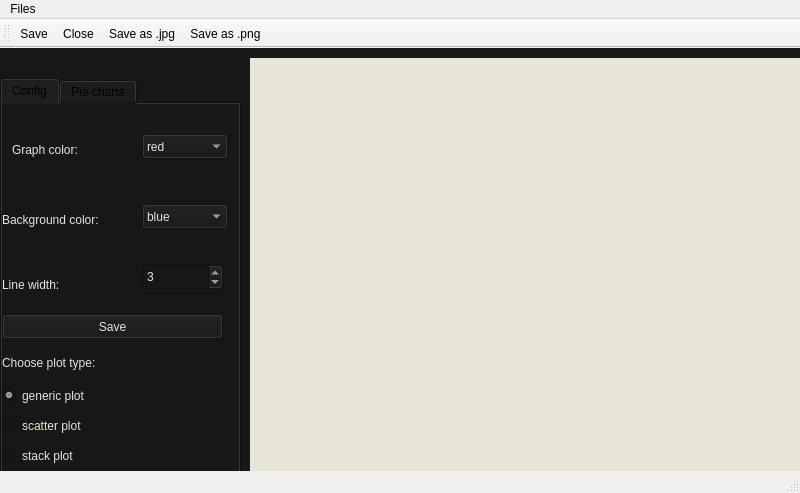
<?xml version="1.0" encoding="UTF-8"?>
<ui version="4.0">
 <class>GraphWindow</class>
 <widget class="QMainWindow" name="GraphWindow">
  <property name="geometry">
   <rect>
    <x>0</x>
    <y>0</y>
    <width>800</width>
    <height>493</height>
   </rect>
  </property>
  <property name="sizePolicy">
   <sizepolicy hsizetype="Fixed" vsizetype="Fixed">
    <horstretch>0</horstretch>
    <verstretch>0</verstretch>
   </sizepolicy>
  </property>
  <property name="maximumSize">
   <size>
    <width>1414</width>
    <height>752</height>
   </size>
  </property>
  <property name="windowTitle">
   <string>Massif Visualizer</string>
  </property>
  <property name="windowIcon">
   <iconset resource="Resources.qrc">
    <normaloff>:/new/rec/Resources/icon.webp</normaloff>:/new/rec/Resources/icon.webp</iconset>
  </property>
  <property name="styleSheet">
   <string notr="true"/>
  </property>
  <widget class="QWidget" name="centralwidget">
   <property name="styleSheet">
    <string notr="true">
background-color:  #171717;</string>
   </property>
   <widget class="QGraphicsView" name="graphicsView">
    <property name="geometry">
     <rect>
      <x>250</x>
      <y>10</y>
      <width>750</width>
      <height>600</height>
     </rect>
    </property>
    <property name="sizePolicy">
     <sizepolicy hsizetype="Fixed" vsizetype="Fixed">
      <horstretch>0</horstretch>
      <verstretch>0</verstretch>
     </sizepolicy>
    </property>
    <property name="minimumSize">
     <size>
      <width>750</width>
      <height>600</height>
     </size>
    </property>
    <property name="maximumSize">
     <size>
      <width>750</width>
      <height>600</height>
     </size>
    </property>
    <property name="styleSheet">
     <string notr="true">background-color: #E8E4D6;</string>
    </property>
    <property name="frameShape">
     <enum>QFrame::NoFrame</enum>
    </property>
    <property name="lineWidth">
     <number>0</number>
    </property>
    <property name="verticalScrollBarPolicy">
     <enum>Qt::ScrollBarAlwaysOff</enum>
    </property>
    <property name="horizontalScrollBarPolicy">
     <enum>Qt::ScrollBarAlwaysOff</enum>
    </property>
    <property name="interactive">
     <bool>true</bool>
    </property>
   </widget>
   <widget class="QTabWidget" name="tabLeft">
    <property name="geometry">
     <rect>
      <x>0</x>
      <y>30</y>
      <width>241</width>
      <height>451</height>
     </rect>
    </property>
    <property name="currentIndex">
     <number>0</number>
    </property>
    <widget class="QWidget" name="configTab">
     <property name="styleSheet">
      <string notr="true">color: rgb(232, 228, 214);</string>
     </property>
     <attribute name="title">
      <string>Config</string>
     </attribute>
     <widget class="QLabel" name="lblGraphColor">
      <property name="geometry">
       <rect>
        <x>10</x>
        <y>20</y>
        <width>121</width>
        <height>51</height>
       </rect>
      </property>
      <property name="text">
       <string>Graph color: </string>
      </property>
     </widget>
     <widget class="QLabel" name="lblBackground">
      <property name="geometry">
       <rect>
        <x>0</x>
        <y>90</y>
        <width>131</width>
        <height>51</height>
       </rect>
      </property>
      <property name="text">
       <string>Background color:</string>
      </property>
     </widget>
     <widget class="QComboBox" name="comboGraph">
      <property name="geometry">
       <rect>
        <x>140</x>
        <y>30</y>
        <width>86</width>
        <height>25</height>
       </rect>
      </property>
      <item>
       <property name="text">
        <string>red</string>
       </property>
      </item>
      <item>
       <property name="text">
        <string>blue</string>
       </property>
      </item>
      <item>
       <property name="text">
        <string>green</string>
       </property>
      </item>
      <item>
       <property name="text">
        <string>yellow</string>
       </property>
      </item>
      <item>
       <property name="text">
        <string>orange</string>
       </property>
      </item>
      <item>
       <property name="text">
        <string>purple</string>
       </property>
      </item>
      <item>
       <property name="text">
        <string>brown</string>
       </property>
      </item>
      <item>
       <property name="text">
        <string>cyan</string>
       </property>
      </item>
      <item>
       <property name="text">
        <string>pink</string>
       </property>
      </item>
      <item>
       <property name="text">
        <string>black</string>
       </property>
      </item>
     </widget>
     <widget class="QComboBox" name="comboBackground">
      <property name="geometry">
       <rect>
        <x>140</x>
        <y>100</y>
        <width>86</width>
        <height>25</height>
       </rect>
      </property>
      <item>
       <property name="text">
        <string>blue</string>
       </property>
      </item>
      <item>
       <property name="text">
        <string>black</string>
       </property>
      </item>
      <item>
       <property name="text">
        <string>red</string>
       </property>
      </item>
      <item>
       <property name="text">
        <string>green</string>
       </property>
      </item>
      <item>
       <property name="text">
        <string>yellow</string>
       </property>
      </item>
      <item>
       <property name="text">
        <string>orange</string>
       </property>
      </item>
      <item>
       <property name="text">
        <string>purple</string>
       </property>
      </item>
      <item>
       <property name="text">
        <string>brown</string>
       </property>
      </item>
      <item>
       <property name="text">
        <string>cyan</string>
       </property>
      </item>
      <item>
       <property name="text">
        <string>pink</string>
       </property>
      </item>
     </widget>
     <widget class="QLabel" name="lblWidth">
      <property name="geometry">
       <rect>
        <x>0</x>
        <y>160</y>
        <width>131</width>
        <height>41</height>
       </rect>
      </property>
      <property name="text">
       <string>Line width:</string>
      </property>
     </widget>
     <widget class="QSpinBox" name="spinWidth">
      <property name="geometry">
       <rect>
        <x>140</x>
        <y>160</y>
        <width>81</width>
        <height>26</height>
       </rect>
      </property>
      <property name="value">
       <number>3</number>
      </property>
     </widget>
     <widget class="QPushButton" name="pbSave">
      <property name="geometry">
       <rect>
        <x>0</x>
        <y>210</y>
        <width>221</width>
        <height>25</height>
       </rect>
      </property>
      <property name="text">
       <string>Save</string>
      </property>
     </widget>
     <widget class="QLabel" name="lblPlot">
      <property name="geometry">
       <rect>
        <x>0</x>
        <y>250</y>
        <width>221</width>
        <height>17</height>
       </rect>
      </property>
      <property name="text">
       <string>Choose plot type:</string>
      </property>
     </widget>
     <widget class="QRadioButton" name="rbGeneric">
      <property name="geometry">
       <rect>
        <x>0</x>
        <y>280</y>
        <width>112</width>
        <height>23</height>
       </rect>
      </property>
      <property name="text">
       <string>generic plot</string>
      </property>
      <property name="checked">
       <bool>true</bool>
      </property>
     </widget>
     <widget class="QRadioButton" name="rbScatter">
      <property name="geometry">
       <rect>
        <x>0</x>
        <y>310</y>
        <width>112</width>
        <height>23</height>
       </rect>
      </property>
      <property name="text">
       <string>scatter plot</string>
      </property>
     </widget>
     <widget class="QRadioButton" name="rbStack">
      <property name="geometry">
       <rect>
        <x>0</x>
        <y>340</y>
        <width>112</width>
        <height>23</height>
       </rect>
      </property>
      <property name="text">
       <string>stack plot</string>
      </property>
     </widget>
    </widget>
    <widget class="QWidget" name="drawTab">
     <attribute name="title">
      <string>Pie charts</string>
     </attribute>
     <widget class="QListWidget" name="lwPie">
      <property name="geometry">
       <rect>
        <x>0</x>
        <y>0</y>
        <width>231</width>
        <height>411</height>
       </rect>
      </property>
      <property name="styleSheet">
       <string notr="true">background color: white</string>
      </property>
     </widget>
    </widget>
   </widget>
  </widget>
  <widget class="QMenuBar" name="menubar">
   <property name="geometry">
    <rect>
     <x>0</x>
     <y>0</y>
     <width>800</width>
     <height>22</height>
    </rect>
   </property>
   <widget class="QMenu" name="menuFiles">
    <property name="title">
     <string>Files</string>
    </property>
    <widget class="QMenu" name="menuOpen">
     <property name="title">
      <string>Open</string>
     </property>
     <addaction name="openOne"/>
     <addaction name="openMultiple"/>
     <addaction name="openExec"/>
    </widget>
    <addaction name="menuOpen"/>
    <addaction name="separator"/>
    <addaction name="actionSave2"/>
    <addaction name="actionClose2"/>
    <addaction name="actionSaveAsJpg2"/>
    <addaction name="actionSaveAsPng2"/>
   </widget>
   <addaction name="menuFiles"/>
  </widget>
  <widget class="QStatusBar" name="statusbar"/>
  <widget class="QToolBar" name="toolBar">
   <property name="windowTitle">
    <string>toolBar</string>
   </property>
   <attribute name="toolBarArea">
    <enum>TopToolBarArea</enum>
   </attribute>
   <attribute name="toolBarBreak">
    <bool>false</bool>
   </attribute>
   <addaction name="actionSave"/>
   <addaction name="actionClose"/>
   <addaction name="actionSaveAsJpg"/>
   <addaction name="actionSaveAsPng"/>
  </widget>
  <action name="actionClose">
   <property name="icon">
    <iconset resource="Resources.qrc">
     <normaloff>:/new/rec/Resources/close.png</normaloff>:/new/rec/Resources/close.png</iconset>
   </property>
   <property name="text">
    <string>Close</string>
   </property>
  </action>
  <action name="actionSave">
   <property name="icon">
    <iconset resource="Resources.qrc">
     <normaloff>:/new/rec/Resources/save.png</normaloff>:/new/rec/Resources/save.png</iconset>
   </property>
   <property name="text">
    <string>Save</string>
   </property>
  </action>
  <action name="actionSaveAsJpg">
   <property name="icon">
    <iconset resource="Resources.qrc">
     <normaloff>:/new/rec/Resources/savejpg.png</normaloff>:/new/rec/Resources/savejpg.png</iconset>
   </property>
   <property name="text">
    <string>Save as .jpg</string>
   </property>
  </action>
  <action name="actionSaveAsPng">
   <property name="icon">
    <iconset resource="Resources.qrc">
     <normaloff>:/new/rec/Resources/savePNG.png</normaloff>:/new/rec/Resources/savePNG.png</iconset>
   </property>
   <property name="text">
    <string>Save as .png</string>
   </property>
  </action>
  <action name="openOne">
   <property name="text">
    <string>Open one massif file</string>
   </property>
  </action>
  <action name="openMultiple">
   <property name="text">
    <string>Open multiple massif files</string>
   </property>
  </action>
  <action name="openExec">
   <property name="text">
    <string>Open executable</string>
   </property>
  </action>
  <action name="actionSave2">
   <property name="icon">
    <iconset resource="Resources.qrc">
     <normaloff>:/new/rec/Resources/save.png</normaloff>:/new/rec/Resources/save.png</iconset>
   </property>
   <property name="text">
    <string>Save</string>
   </property>
  </action>
  <action name="actionClose2">
   <property name="icon">
    <iconset resource="Resources.qrc">
     <normaloff>:/new/rec/Resources/close.png</normaloff>:/new/rec/Resources/close.png</iconset>
   </property>
   <property name="text">
    <string>Close</string>
   </property>
  </action>
  <action name="actionSaveAsJpg2">
   <property name="icon">
    <iconset resource="Resources.qrc">
     <normaloff>:/new/rec/Resources/savejpg.png</normaloff>:/new/rec/Resources/savejpg.png</iconset>
   </property>
   <property name="text">
    <string>Save as .jpg</string>
   </property>
  </action>
  <action name="actionSaveAsPng2">
   <property name="icon">
    <iconset resource="Resources.qrc">
     <normaloff>:/new/rec/Resources/savePNG.png</normaloff>:/new/rec/Resources/savePNG.png</iconset>
   </property>
   <property name="text">
    <string>Save as .png</string>
   </property>
  </action>
 </widget>
 <resources>
  <include location="Resources.qrc"/>
 </resources>
 <connections/>
</ui>
